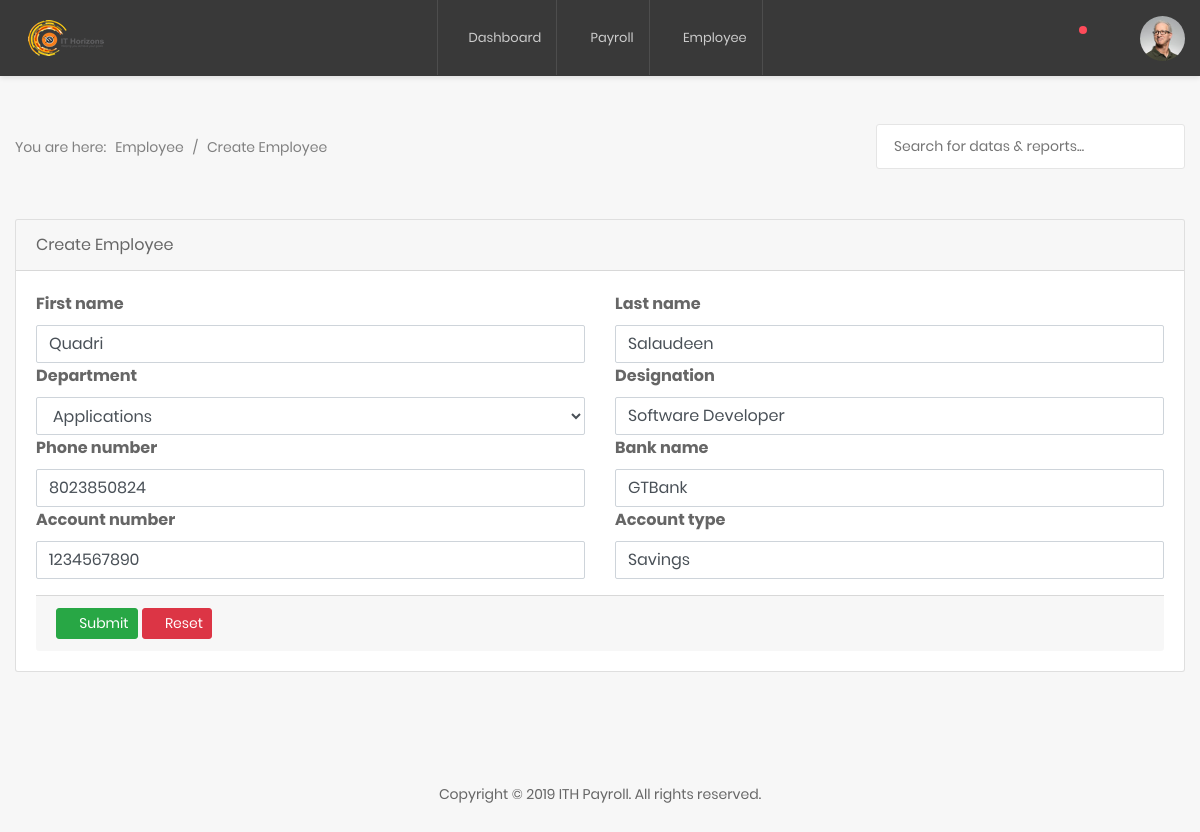
Screenshot of /employee/edit/6/ (signed in) with the database file from the repository.
### employees/models.py (models this page shows, shortened)
class Employee(models.Model):
    deps = (
    ('Applications', 'Applications'), ('Network & Security','Network & Security'),
    ('Solutions', 'Solutions'),('Human Resource', 'Human Resource'),
     ('Sales', 'Sales'), ('Finance', 'Finance'), ('Infrastructure', 'Infrastructure'),
    ('Projects', 'Projects'), ('Research & Development', 'Research & Development')
    )
    first_name = models.CharField(max_length=100)
    last_name = models.CharField(max_length=100)
    department = models.CharField(max_length=100, choices=deps)
    designation = models.CharField(max_length=100)
    phone_number = models.CharField(max_length=100)
    bank_name = models.CharField(max_length=100, null=True)
    account_number = models.IntegerField(null = True)
    account_type = models.CharField(max_length=100, null=True)

### employees/views.py (the view)
# urls.py: path('edit/<int:id>/', edit, name="edit_employee"),
@login_required
def edit(request, id):
	employee = Employee.objects.get(id=id)
	if request.method == 'POST':
		form = EmployeeForm(request.POST or None, instance=employee)
		if form.is_valid():
			form.save()
			return detail(request, id)
	else:
		form = EmployeeForm(instance=employee)
	return render(request, 'payroll/create_employee.html', {'form': form, 'employee': employee})

### employees/forms.py
class EmployeeForm(forms.ModelForm):
    pass
    class Meta:
        model = Employee
        fields = ('__all__')

### templates/payroll/create_employee.html (shortened to what this page needs)
{% extends 'payroll/index.html' %}
{% load widget_tweaks %}
          {% block content %}
            <section class="au-breadcrumb2">
                <div class="container">
                    <div class="row">
                        <div class="col-md-12">
                            <div class="au-breadcrumb-content">
                                <div class="au-breadcrumb-left">
                                    <span class="au-breadcrumb-span">You are here:</span>
                                    <ul class="list-unstyled list-inline au-breadcrumb__list">
                                        <li class="list-inline-item active">
                                            <a href="#">Employee</a>
                                        </li>
                                        <li class="list-inline-item seprate">
                                            <span>/</span>
                                        </li>
                                        <li class="list-inline-item">Create Employee</li>
                                    </ul>
                                </div>
                                <form class="au-form-icon--sm" action="" method="post">
                                    <input class="au-input--w300 au-input--style2" type="text" placeholder="Search for datas &amp; reports...">
                                    <button class="au-btn--submit2" type="submit">
                                        <i class="zmdi zmdi-search"></i>
                                    </button>
                                </form>
                            </div>
                        </div>
                    </div>
                </div>
            </section>
            <div class="col-lg-12">
                <div class="card">
                    <div class="card-header">
                       Create Employee
                    </div>
                    <div class="card-body card-block">
                        <form method="post" class="form-horizontal">{% csrf_token %}
                            <div class="row form-group">
                              {% for field in form %}
                                <div class="col col-md-6">
                                  <label><b>{{ field.label }}</b></label>
                                    {% render_field field class="form-control" %}
                                </div>
                              {% endfor %}
                            </div>
                            <div class="card-footer">
                                <button type="submit" class="btn btn-success btn-sm">
                                    <i class="fa fa-dot-circle-o"></i> Submit
                                </button>
                                <button type="reset" class="btn btn-danger btn-sm">
                                    <i class="fa fa-ban"></i> Reset
                                </button>
                            </div>
                        </form>
                    </div>
                </div>
            </div>
  {% endblock %}

### rows the page displays
Employee: first_name "Quadri" "Salaudeen" "Applications" "Software Developer" "8023850824" "GTBank" "1234567890" "Savings"

### other values shown
{{ field.label }} "First name" "Last name" "Department" "Designation" "Phone number" "Bank name" "Account number" "Account type"
